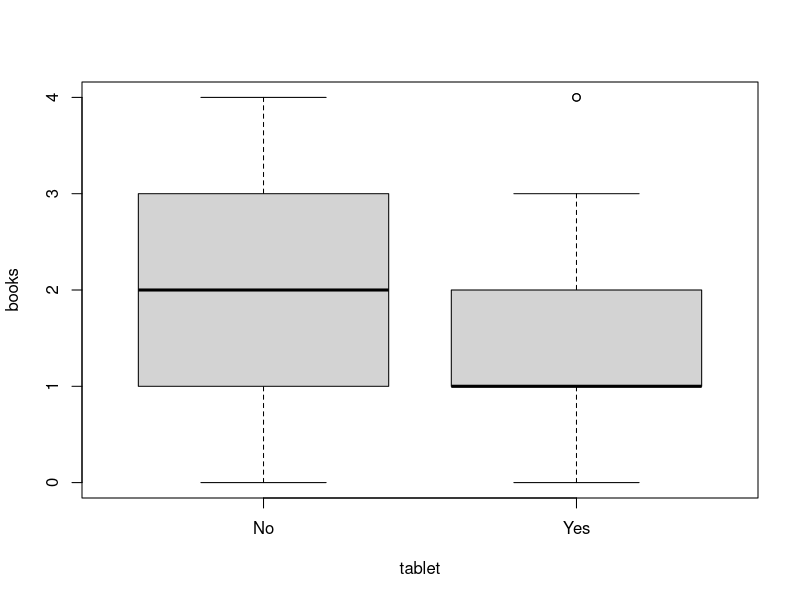
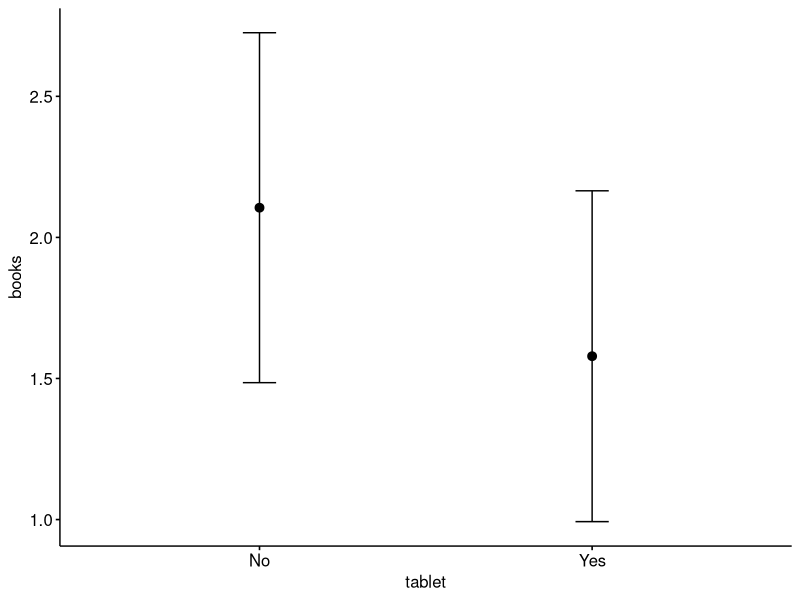
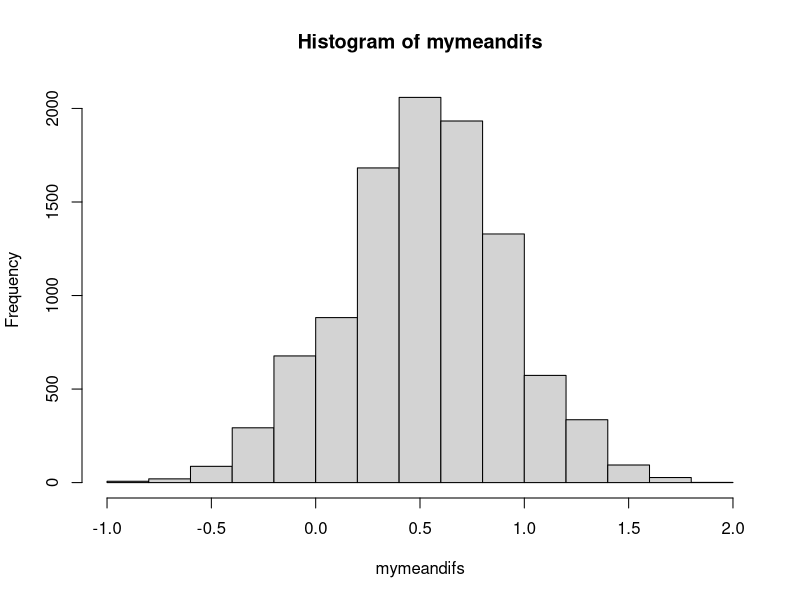

The R source for these figures, in order:
## ---- chunk 1
# x=c(0,3,1,1,5,6,4,5,4,2,3,1,4,5,3,7,2)
x=c(2,1,4,3,1,1,1,1,2,2,2,3,3,4,4,4,1,1,0)
## ---- chunk 2

# y=c(1,0,2,1,5,0,1,2,3,4,1,1,2,0,3,3,4,4,0,1,1,1,0,1)
y=c(1,0,2,1,1,4,1,1,0,1,2,1,0,2,3,2,3,1,4)
## ---- chunk 3
xx<-data.frame(books=x)
yy<-data.frame(books=y)
xx$tablet<-"No"
yy$tablet<-"Yes"
dat<-rbind(xx,yy)
head(dat)
boxplot(books~tablet, data=dat)
## ---- chunk 4
# Error Bar plot
library(ggpubr)
ggerrorplot(dat, x = "tablet", y = "books",
            desc_stat = "mean_ci",
            error.plot = "errorbar",            # Change error plot type
            add = "mean"                        # Add mean points
)
## ---- chunk 5
n1=length(x)
n2=length(y)
x_bar=mean(x)
y_bar=mean(y)
s1=sd(x)
s2=sd(y)
diff=x_bar-y_bar
s=sqrt((s1^2*(n1-1)+s2^2*(n2-1))/(n1+n2-2))
t_alpha=qt(0.975,(n1+n2-1))
t=diff/(s*sqrt(1/n1+1/n2))
t_alpha
t
LL=diff-(s*sqrt(1/n1+1/n2))*t_alpha
UL=diff+(s*sqrt(1/n1+1/n2))*t_alpha
LL
UL
## ---- chunk 6
t.test(x,y,var.equal = T)  # two-tail
t.test(x,y,var.equal = T, alternative = "greater") # one-tail
## ---- chunk 7
k=10000
xsamples<-replicate(k,sample(x, replace=TRUE))
ysamples<-replicate(k,sample(y, replace=TRUE))
mymeandifs<-apply(xsamples, 2, mean)-apply(ysamples, 2, mean)
hist(mymeandifs)
quantile(mymeandifs, c(0.025,0.975))
# greather
pval=1-sum(mymeandifs>0)/k
pval
